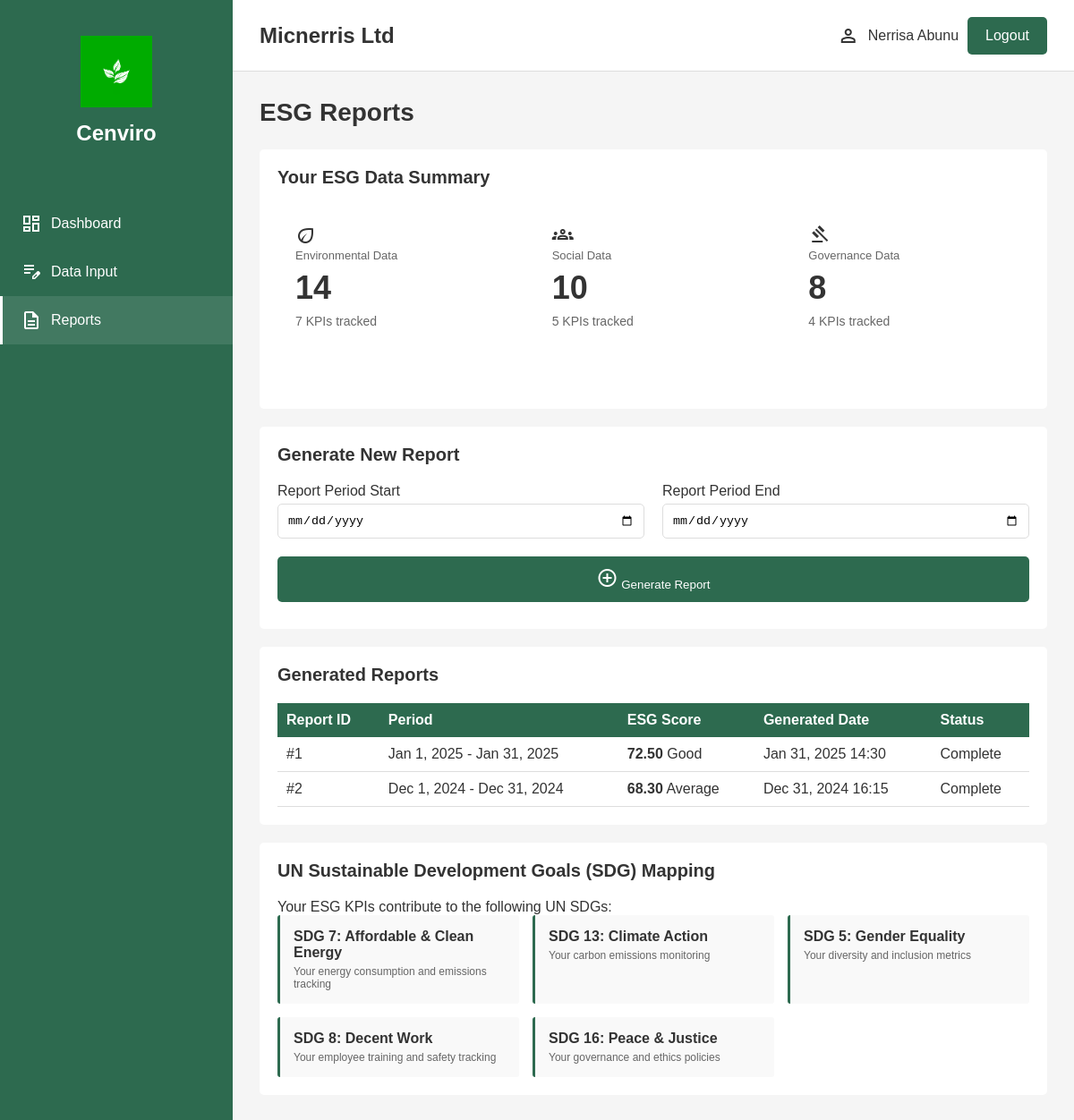
/reports.php (signed in), run on the app's committed database.
### tables this page shows
CREATE TABLE IF NOT EXISTS users (
    user_id INT AUTO_INCREMENT PRIMARY KEY,
    name VARCHAR(255) NOT NULL,
    email VARCHAR(255) NOT NULL UNIQUE,
    password VARCHAR(255) NOT NULL,
    org_id INT,
    created_at TIMESTAMP DEFAULT CURRENT_TIMESTAMP,
    updated_at TIMESTAMP DEFAULT CURRENT_TIMESTAMP ON UPDATE CURRENT_TIMESTAMP,
    FOREIGN KEY (org_id) REFERENCES organizations(org_id) ON DELETE SET NULL
);

CREATE TABLE IF NOT EXISTS organizations (
    org_id INT AUTO_INCREMENT PRIMARY KEY,
    org_name VARCHAR(255) NOT NULL,
    created_at TIMESTAMP DEFAULT CURRENT_TIMESTAMP,
    updated_at TIMESTAMP DEFAULT CURRENT_TIMESTAMP ON UPDATE CURRENT_TIMESTAMP
);

CREATE TABLE IF NOT EXISTS reports (
    report_id INT AUTO_INCREMENT PRIMARY KEY,
    user_id INT NOT NULL,
    period_start DATE NOT NULL,
    period_end DATE NOT NULL,
    esg_score DECIMAL(5, 2),
    generated_date TIMESTAMP DEFAULT CURRENT_TIMESTAMP,
    status ENUM('pending', 'complete', 'failed') DEFAULT 'complete',
    FOREIGN KEY (user_id) REFERENCES users(user_id) ON DELETE CASCADE,
    INDEX idx_user_date (user_id, generated_date)
);

### config/auth.php (called while the page is built, shortened)
<?php
function getCurrentUser($conn) {
    $user_id = $_SESSION['user_id'];
    $query = "SELECT u.*, o.org_name
              FROM users u
              LEFT JOIN organizations o ON u.org_id = o.org_id
              WHERE u.user_id = '$user_id'";
    $result = mysqli_query($conn, $query);
    if ($result && mysqli_num_rows($result) > 0) {
        return mysqli_fetch_assoc($result);
    }
    return null;
}
?>

### reports.php (the view, shortened to what this page needs)
<?php
require_once 'config/auth.php';
$user = getCurrentUser($conn);
$user_id = $_SESSION['user_id'];
$env_query = "SELECT COUNT(DISTINCT kpi_id) as kpi_count, COUNT(*) as data_count
              FROM esg_data WHERE user_id = '$user_id' AND category = 'environmental'";
$env_result = mysqli_query($conn, $env_query);
$env_data = $env_result ? mysqli_fetch_assoc($env_result) : ['kpi_count' => 0, 'data_count' => 0];
$social_query = "SELECT COUNT(DISTINCT kpi_id) as kpi_count, COUNT(*) as data_count
                 FROM esg_data WHERE user_id = '$user_id' AND category = 'social'";
$social_result = mysqli_query($conn, $social_query);
$social_data = $social_result ? mysqli_fetch_assoc($social_result) : ['kpi_count' => 0, 'data_count' => 0];
$gov_query = "SELECT COUNT(DISTINCT kpi_id) as kpi_count, COUNT(*) as data_count
              FROM esg_data WHERE user_id = '$user_id' AND category = 'governance'";
$gov_result = mysqli_query($conn, $gov_query);
$gov_data = $gov_result ? mysqli_fetch_assoc($gov_result) : ['kpi_count' => 0, 'data_count' => 0];
$reports_query = "SELECT report_id, period_start, period_end, esg_score, generated_date, status
                  FROM reports WHERE user_id = '$user_id' ORDER BY generated_date DESC LIMIT 20";
$reports_result = mysqli_query($conn, $reports_query);
function formatDate($date) {
    return date('M j, Y', strtotime($date));
}
function formatDateTime($date) {
    return date('M j, Y H:i', strtotime($date));
}
function getScoreBadge($score) {
    if ($score >= 70) return '<span class="score-badge good">Good</span>';
    if ($score >= 50) return '<span class="score-badge average">Average</span>';
    return '<span class="score-badge poor">Poor</span>';
}
function getStatusBadge($status) {
    return $status === 'complete'
        ? '<span class="status-complete">Complete</span>'
        : '<span class="status-pending">Pending</span>';
}
?>
<!DOCTYPE html>
<html lang="en">
<head>
    <link rel="stylesheet" href="styles.css">
</head>
<body>
    <div class="dashboard-container">
        <header class="header">
            <div class="header-left">
                <h2><?php echo htmlspecialchars($user['org_name'] ?? 'Organization'); ?></h2>
            </div>
            <div class="header-right">
                <div class="user-info">
                    <span class="material-symbols-outlined">person</span>
                    <span><?php echo htmlspecialchars($user['name']); ?></span>
                </div>
                <a href="logout.php" class="logout-btn">Logout</a>
            </div>
        </header>
        <aside class="sidebar">
            <div class="sidebar-logo">
                <img src="logo.png" alt="Cenviro Logo" class="logo-img">
                <h2><a href="dashboard.php">Cenviro</a></h2>
            </div>
            <nav class="sidebar-nav">
                <ul>
                    <li><a href="dashboard.php" class="nav-btn"><span class="material-symbols-outlined">dashboard</span> Dashboard</a></li>
                    <li><a href="data_input.php" class="nav-btn"><span class="material-symbols-outlined">edit_note</span> Data Input</a></li>
                    <li><a href="reports.php" class="nav-btn active"><span class="material-symbols-outlined">description</span> Reports</a></li>
                </ul>
            </nav>
        </aside>
        <main class="main-content">
            <div class="main-title">
                <h2>ESG Reports</h2>
            </div>
            <div class="content-section">
                <h3 class="section-title">Your ESG Data Summary</h3>
                <div class="stats-cards">
                    <div class="stat-card">
                        <div class="card-header">
                            <span class="material-symbols-outlined card-icon environmental">eco</span>
                            <div class="card-title">Environmental Data</div>
                        </div>
                        <div class="card-value"><?php echo $env_data['data_count']; ?></div>
                        <div class="card-unit"><?php echo $env_data['kpi_count']; ?> KPIs tracked</div>
                    </div>
                    <div class="stat-card">
                        <div class="card-header">
                            <span class="material-symbols-outlined card-icon social">groups</span>
                            <div class="card-title">Social Data</div>
                        </div>
                        <div class="card-value"><?php echo $social_data['data_count']; ?></div>
                        <div class="card-unit"><?php echo $social_data['kpi_count']; ?> KPIs tracked</div>
                    </div>
                    <div class="stat-card">
                        <div class="card-header">
                            <span class="material-symbols-outlined card-icon governance">gavel</span>
                            <div class="card-title">Governance Data</div>
                        </div>
                        <div class="card-value"><?php echo $gov_data['data_count']; ?></div>
                        <div class="card-unit"><?php echo $gov_data['kpi_count']; ?> KPIs tracked</div>
                    </div>
                </div>
            </div>
            <div class="content-section">
                <h3 class="section-title">Generate New Report</h3>
                <form method="POST" action="reports.php" class="report-form">
                    <div class="form-grid form-grid-2col">
                        <div class="form-group">
                            <label for="report_period_start">Report Period Start</label>
                            <input type="date" id="report_period_start" name="report_period_start" required>
                        </div>
                        <div class="form-group">
                            <label for="report_period_end">Report Period End</label>
                            <input type="date" id="report_period_end" name="report_period_end" required>
                        </div>
                    </div>
                    <button type="submit" name="generate_report" class="btn-primary">
                        <span class="material-symbols-outlined btn-with-icon">add_circle</span>
                        Generate Report
                    </button>
                </form>
            </div>
            <div class="content-section">
                <h3 class="section-title">Generated Reports</h3>
                <table class="data-table">
                    <thead>
                        <tr>
                            <th>Report ID</th>
                            <th>Period</th>
                            <th>ESG Score</th>
                            <th>Generated Date</th>
                            <th>Status</th>
                        </tr>
                    </thead>
                    <tbody>
                        <?php if ($reports_result && mysqli_num_rows($reports_result) > 0): ?>
                            <?php while ($report = mysqli_fetch_assoc($reports_result)): ?>
                            <tr>
                                <td>#<?php echo htmlspecialchars($report['report_id']); ?></td>
                                <td><?php echo formatDate($report['period_start']) . ' - ' . formatDate($report['period_end']); ?></td>
                                <td><strong class="score-value"><?php echo htmlspecialchars($report['esg_score']); ?></strong> <?php echo getScoreBadge($report['esg_score']); ?></td>
                                <td><?php echo formatDateTime($report['generated_date']); ?></td>
                                <td><?php echo getStatusBadge($report['status']); ?></td>
                            </tr>
                            <?php endwhile; ?>
                        <?php else: ?>
                            <tr><td colspan="5" style="text-align: center;">No reports generated yet.</td></tr>
                        <?php endif; ?>
                    </tbody>
                </table>
            </div>
            <div class="content-section">
                <h3 class="section-title">UN Sustainable Development Goals (SDG) Mapping</h3>
                <p class="sdg-intro">Your ESG KPIs contribute to the following UN SDGs:</p>
                <div class="sdg-grid">
                    <div class="sdg-card sdg-card-7">
                        <strong class="sdg-name">SDG 7: Affordable & Clean Energy</strong>
                        <p class="sdg-title">Your energy consumption and emissions tracking</p>
                    </div>
                    <div class="sdg-card sdg-card-13">
                        <strong class="sdg-name">SDG 13: Climate Action</strong>
                        <p class="sdg-title">Your carbon emissions monitoring</p>
                    </div>
                    <div class="sdg-card sdg-card-5">
                        <strong class="sdg-name">SDG 5: Gender Equality</strong>
                        <p class="sdg-title">Your diversity and inclusion metrics</p>
                    </div>
                    <div class="sdg-card sdg-card-8">
                        <strong class="sdg-name">SDG 8: Decent Work</strong>
                        <p class="sdg-title">Your employee training and safety tracking</p>
                    </div>
                    <div class="sdg-card sdg-card-16">
                        <strong class="sdg-name">SDG 16: Peace & Justice</strong>
                        <p class="sdg-title">Your governance and ethics policies</p>
                    </div>
                </div>
            </div>
        </main>
    </div>
</body>
</html>

### styles.css (style rules this page uses)
* { margin: 0; padding: 0; box-sizing: border-box; }
body { font-family: Arial, sans-serif; background: #f5f5f5; color: #333; }
button, .btn-primary, .btn-submit, .logout-btn, .cta-btn { background: #2d6a4f; color: white; border: none; padding: 12px 20px; border-radius: 5px; cursor: pointer; text-decoration: none; }
.btn-primary { width: 100%; margin-bottom: 10px; }
.form-group { margin-bottom: 20px; }
.form-group label { display: block; margin-bottom: 5px; }
.form-group input, .form-group select { width: 100%; padding: 10px; border: 1px solid #ddd; border-radius: 5px; }
.form-grid { display: grid; grid-template-columns: repeat(auto-fit, minmax(280px, 1fr)); gap: 20px; }
.form-grid-2col { grid-template-columns: 1fr 1fr; }
.dashboard-container { display: grid; grid-template-columns: 260px 1fr; grid-template-rows: 80px 1fr; grid-template-areas: "sidebar header" "sidebar main"; height: 100vh; }
.header { grid-area: header; display: flex; align-items: center; justify-content: space-between; padding: 0 30px; background: white; border-bottom: 1px solid #ddd; }
.header-right, .user-info { display: flex; align-items: center; gap: 10px; }
.sidebar { grid-area: sidebar; background: #2d6a4f; padding: 20px 0; }
.sidebar > div { text-align: center; padding: 20px; color: white; }
.sidebar-logo { display: flex; flex-direction: column; align-items: center; gap: 15px; }
.logo-img { width: 80px; height: 80px; object-fit: contain; }
.sidebar h2 a { color: white; text-decoration: none; }
.sidebar-nav { margin-top: 40px; }
.sidebar-nav ul { list-style: none; }
.nav-btn { display: flex; align-items: center; gap: 10px; width: 100%; padding: 15px 20px; background: transparent; color: white; text-decoration: none; border-left: 3px solid transparent; }
.nav-btn.active { background: rgba(255, 255, 255, 0.1); border-left-color: white; }
.main-content { grid-area: main; background: #f5f5f5; padding: 30px; overflow-y: auto; }
.main-title h2 { font-size: 28px; margin-bottom: 25px; }
.stat-card, .feature-card, .content-section { background: white; padding: 20px; border-radius: 5px; margin-bottom: 20px; }
.stats-cards { display: grid; grid-template-columns: repeat(auto-fit, minmax(240px, 1fr)); gap: 20px; margin-bottom: 30px; }
.card-title { font-size: 13px; color: #666; }
.card-value { font-size: 36px; font-weight: 700; margin: 8px 0; }
.card-unit { font-size: 14px; color: #666; }
.section-title { font-size: 20px; font-weight: 700; margin-bottom: 20px; }
.data-table { width: 100%; border-collapse: collapse; margin-top: 20px; }
.data-table th { background: #2d6a4f; color: white; padding: 10px; text-align: left; }
.data-table td { padding: 10px; border-bottom: 1px solid #ddd; }
.sdg-grid { display: grid; grid-template-columns: repeat(auto-fit, minmax(250px, 1fr)); gap: 15px; }
.sdg-card { padding: 15px; background: #f9f9f9; border-left: 3px solid #2d6a4f; border-radius: 3px; }
.sdg-title { font-size: 12px; color: #666; margin-top: 5px; }

### data on the page
users: org.org_name "Micnerris Ltd", name "Nerrisa Abunu"
reports: report_id "1", period_start "Jan 1, 2025", period_end "Jan 31, 2025", esg_score "72.50", shows "Good", generated_date "Jan 31, 2025 14:30", status "Complete"
reports: report_id "2", period_start "Dec 1, 2024", period_end "Dec 31, 2024", esg_score "68.30", shows "Average", generated_date "Dec 31, 2024 16:15", status "Complete"

### other printed values
$env_data['data_count'] "14"
$env_data['kpi_count'] "7"
$social_data['data_count'] "10"
$social_data['kpi_count'] "5"
$gov_data['data_count'] "8"
$gov_data['kpi_count'] "4"
